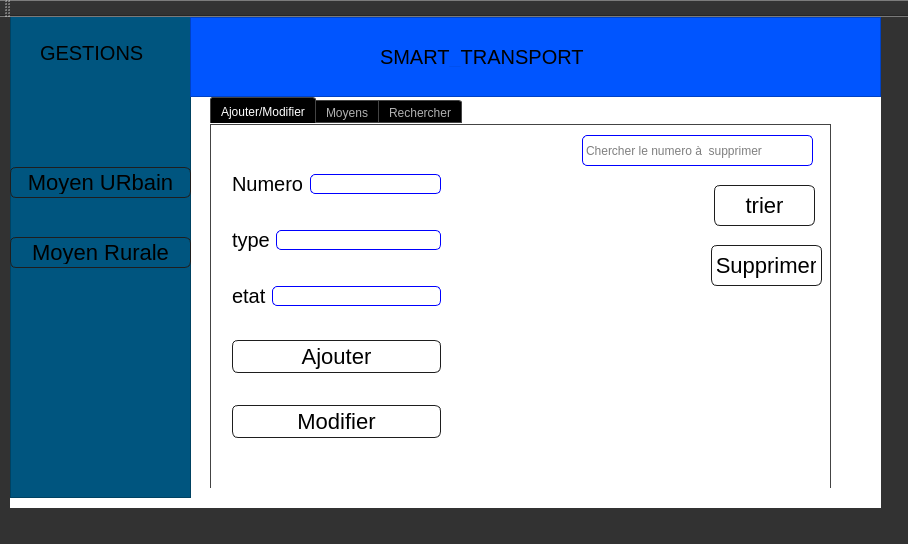
<?xml version="1.0" encoding="UTF-8"?>
<ui version="4.0">
 <class>moyenmain</class>
 <widget class="QMainWindow" name="moyenmain">
  <property name="geometry">
   <rect>
    <x>0</x>
    <y>0</y>
    <width>908</width>
    <height>544</height>
   </rect>
  </property>
  <property name="windowTitle">
   <string>MainWindow</string>
  </property>
  <property name="styleSheet">
   <string notr="true">#MainWindow
{
background-color:#131E3A;
}
QLabel
{
background-color:black;
font-size:20px
}
QPushButton:hover
{
color:white;
border-radius:15px;
background:#000080;
}







QToolTip
{
     border: 1px solid black;
     background-color: #ffa02f;
     padding: 1px;
     border-radius: 3px;
     opacity: 100;
}

QWidget
{
    color: black;
    background-color: #323232;
}

QWidget:item:hover
{
    background-color: QLinearGradient( x1: 0, y1: 0, x2: 0, y2: 1, stop: 0 #ffa02f, stop: 1 #ca0619);
    color: #000000;
}

QWidget:item:selected
{
    background-color: QLinearGradient( x1: 0, y1: 0, x2: 0, y2: 1, stop: 0 #ffa02f, stop: 1 #d7801a);
}

QMenuBar::item
{
    background: transparent;
}

QMenuBar::item:selected
{
    background: transparent;
    border: 1px solid #ffaa00;
}

QMenuBar::item:pressed
{
    background: #444;
    border: 1px solid #000;
    background-color: QLinearGradient(
        x1:0, y1:0,
        x2:0, y2:1,
        stop:1 #212121,
        stop:0.4 #343434/*,
        stop:0.2 #343434,
        stop:0.1 #ffaa00*/
    );
    margin-bottom:-1px;
    padding-bottom:1px;
}

QMenu
{
    border: 1px solid #000;
}

QMenu::item
{
    padding: 2px 20px 2px 20px;
}

QMenu::item:selected
{
    color: #000000;
}

QWidget:disabled
{
    color: #404040;
    background-color: #323232;
}

QAbstractItemView
{
    background-color: QLinearGradient( x1: 0, y1: 0, x2: 0, y2: 1, stop: 0 #4d4d4d, stop: 0.1 #646464, stop: 1 #5d5d5d);
}

QWidget:focus
{
    /*border: 2px solid QLinearGradient( x1: 0, y1: 0, x2: 0, y2: 1, stop: 0 #ffa02f, stop: 1 #d7801a);*/
}

QLineEdit
{
    background-color: QLinearGradient( x1: 0, y1: 0, x2: 0, y2: 1, stop: 0 #000080, stop: 0 #646464, stop: 1 #5d5d5d);
    padding: 1px;
    border-style: solid;
    border: 1px solid blue;
    border-radius: 5;
}

QPushButton
{
    color: black;
    background-color: QLinearGradient( x1: 0, y1: 0, x2: 0, y2: 1, stop: 0 #0000A0, stop: 0.1 #525252, stop: 0.5 #4e4e4e, stop: 0.9 #4a4a4a, stop: 1 #464646);
    border-width: 1px;
    border-color: #1e1e1e;
    border-style: solid;
    border-radius: 6;
    padding: 3px;
    font-size: 22px;
    padding-left: 5px;
    padding-right: 5px;
}

QPushButton:pressed
{
    background-color: QLinearGradient( x1: 0, y1: 0, x2: 0, y2: 1, stop: 0 #2d2d2d, stop: 0.1 #2b2b2b, stop: 0.5 #292929, stop: 0.9 #282828, stop: 1 #252525);
}

QComboBox
{
    selection-background-color: #ffaa00;
    background-color: QLinearGradient( x1: 0, y1: 0, x2: 0, y2: 1, stop: 0 #565656, stop: 0.1 #525252, stop: 0.5 #4e4e4e, stop: 0.9 #4a4a4a, stop: 1 #464646);
    border-style: solid;
    border: 1px solid #1e1e1e;
    border-radius: 5;
}

QComboBox:hover,QPushButton:hover
{
    border: 2px solid QLinearGradient( x1: 0, y1: 0, x2: 0, y2: 1, stop: 0 #ffa02f, stop: 1 #d7801a);
}


QComboBox:on
{
    padding-top: 3px;
    padding-left: 4px;
    background-color: QLinearGradient( x1: 0, y1: 0, x2: 0, y2: 1, stop: 0 #2d2d2d, stop: 0.1 #2b2b2b, stop: 0.5 #292929, stop: 0.9 #282828, stop: 1 #252525);
    selection-background-color: #ffaa00;
}

QComboBox QAbstractItemView
{
    border: 2px solid darkgray;
    selection-background-color: QLinearGradient( x1: 0, y1: 0, x2: 0, y2: 1, stop: 0 #ffa02f, stop: 1 #d7801a);
}

QComboBox::drop-down
{
     subcontrol-origin: padding;
     subcontrol-position: top right;
     width: 15px;

     border-left-width: 0px;
     border-left-color: darkgray;
     border-left-style: solid; /* just a single line */
     border-top-right-radius: 3px; /* same radius as the QComboBox */
     border-bottom-right-radius: 3px;
 }

QComboBox::down-arrow
{
     image: url(:/down_arrow.png);
}

QGroupBox:focus
{
border: 2px solid QLinearGradient( x1: 0, y1: 0, x2: 0, y2: 1, stop: 0 #ffa02f, stop: 1 #d7801a);
}

QTextEdit:focus
{
    border: 2px solid QLinearGradient( x1: 0, y1: 0, x2: 0, y2: 1, stop: 0 black, stop: 1 black);
}

QScrollBar:horizontal {
     border: 1px solid #222222;
     background: QLinearGradient( x1: 0, y1: 0, x2: 0, y2: 1, stop: 0.0 #121212, stop: 0.2 #282828, stop: 1 #484848);
     height: 30px;
     margin: 0px 16px 0 16px;
}

QScrollBar::handle:horizontal
{
      background: QLinearGradient( x1: 0, y1: 0, x2: 1, y2: 0, stop: 0 #ffa02f, stop: 0.5 #d7801a, stop: 1 #ffa02f);
      min-height: 20px;
      border-radius: 2px;
}

QScrollBar::add-line:horizontal {
      border: 1px solid #1b1b19;
      border-radius: 2px;
      background: QLinearGradient( x1: 0, y1: 0, x2: 1, y2: 0, stop: 0 #ffa02f, stop: 1 #d7801a);
      width: 20px;
      subcontrol-position: right;
      subcontrol-origin: margin;
}

QScrollBar::sub-line:horizontal {
      border: 1px solid #1b1b19;
      border-radius: 2px;
      background: QLinearGradient( x1: 0, y1: 0, x2: 1, y2: 0, stop: 0 #ffa02f, stop: 1 #d7801a);
      width: 20px;
     subcontrol-position: left;
     subcontrol-origin: margin;
}

QScrollBar::right-arrow:horizontal, QScrollBar::left-arrow:horizontal
{
      border: 1px solid black;
      width: 1px;
      height: 1px;
      background: white;
}

QScrollBar::add-page:horizontal, QScrollBar::sub-page:horizontal
{
      background: none;
}

QScrollBar:vertical
{
      background: QLinearGradient( x1: 0, y1: 0, x2: 1, y2: 0, stop: 0.0 #121212, stop: 0.2 #282828, stop: 1 #484848);
      width: 7px;
      margin: 16px 0 16px 0;
      border: 1px solid #222222;
}

QScrollBar::handle:vertical
{
      background: QLinearGradient( x1: 0, y1: 0, x2: 0, y2: 1, stop: 0 #ffa02f, stop: 0.5 #d7801a, stop: 1 #ffa02f);
      min-height: 20px;
      border-radius: 2px;
}

QScrollBar::add-line:vertical
{
      border: 1px solid #1b1b19;
      border-radius: 2px;
      background: QLinearGradient( x1: 0, y1: 0, x2: 0, y2: 1, stop: 0 #ffa02f, stop: 1 #d7801a);
      height: 14px;
      subcontrol-position: bottom;
      subcontrol-origin: margin;
}

QScrollBar::sub-line:vertical
{
      border: 1px solid #1b1b19;
      border-radius: 2px;
      background: QLinearGradient( x1: 0, y1: 0, x2: 0, y2: 1, stop: 0 #d7801a, stop: 1 #ffa02f);
      height: 14px;
      subcontrol-position: top;
      subcontrol-origin: margin;
}

QScrollBar::up-arrow:vertical, QScrollBar::down-arrow:vertical
{
      border: 1px solid black;
      width: 1px;
      height: 1px;
      background: white;
}


QScrollBar::add-page:vertical, QScrollBar::sub-page:vertical
{
      background: none;
}

QTextEdit
{
    color: black;
}

QPlainTextEdit
{
    background-color: #000080;
}

QHeaderView::section
{
    background-color: QLinearGradient(x1:0, y1:0, x2:0, y2:1, stop:0 #616161, stop: 0.5 #505050, stop: 0.6 #434343, stop:1 #656565);
    color: white;
    padding-left: 4px;
    border: 1px solid #6c6c6c;
font-size:20px;
}

QCheckBox:disabled
{
color: #414141;
}

QDockWidget::title
{
    text-align: center;
    spacing: 3px; /* spacing between items in the tool bar */
    background-color: QLinearGradient(x1:0, y1:0, x2:0, y2:1, stop:0 #323232, stop: 0.5 #242424, stop:1 #323232);
}

QDockWidget::close-button, QDockWidget::float-button
{
    text-align: center;
    spacing: 1px; /* spacing between items in the tool bar */
    background-color: QLinearGradient(x1:0, y1:0, x2:0, y2:1, stop:0 #323232, stop: 0.5 #242424, stop:1 #323232);
}

QDockWidget::close-button:hover, QDockWidget::float-button:hover
{
    background: #242424;
}

QDockWidget::close-button:pressed, QDockWidget::float-button:pressed
{
    padding: 1px -1px -1px 1px;
}

QMainWindow::separator
{
    background-color: QLinearGradient(x1:0, y1:0, x2:0, y2:1, stop:0 #161616, stop: 0.5 #151515, stop: 0.6 #212121, stop:1 #343434);
    color: white;
    padding-left: 4px;
    border: 1px solid #4c4c4c;
    spacing: 3px; /* spacing between items in the tool bar */
}

QMainWindow::separator:hover
{

    background-color: QLinearGradient(x1:0, y1:0, x2:0, y2:1, stop:0 #d7801a, stop:0.5 #b56c17 stop:1 #ffa02f);
    color: white;
    padding-left: 4px;
    border: 1px solid #6c6c6c;
    spacing: 3px; /* spacing between items in the tool bar */
}

QToolBar::handle
{
     spacing: 3px; /* spacing between items in the tool bar */
     background: url(:/images/handle.png);
}

QMenu::separator
{
    height: 2px;
    background-color: QLinearGradient(x1:0, y1:0, x2:0, y2:1, stop:0 #161616, stop: 0.5 #151515, stop: 0.6 #212121, stop:1 #343434);
    color: white;
    padding-left: 4px;
    margin-left: 10px;
    margin-right: 5px;
}

QProgressBar
{
    border: 2px solid grey;
    border-radius: 5px;
    text-align: center;
}

QProgressBar::chunk
{
    background-color: #d7801a;
    width: 2.15px;
    margin: 0.5px;
}



QRadioButton::indicator:checked, QRadioButton::indicator:unchecked{
    color: #b1b1b1;
    background-color: #323232;
    border: 1px solid #b1b1b1;
    border-radius: 6px;
}

QRadioButton::indicator:checked
{
    background-color: qradialgradient(
        cx: 0.5, cy: 0.5,
        fx: 0.5, fy: 0.5,
        radius: 1.0,
        stop: 0.25 #ffaa00,
        stop: 0.3 #323232
    );
}

QCheckBox::indicator{
    color: #b1b1b1;
    background-color: #323232;
    border: 1px solid #b1b1b1;
    width: 9px;
    height: 9px;
}

QRadioButton::indicator
{
    border-radius: 6px;
}

QRadioButton::indicator:hover, QCheckBox::indicator:hover
{
    border: 1px solid #ffaa00;
}

QCheckBox::indicator:checked
{
    image:url(:/images/checkbox.png);
}

QCheckBox::indicator:disabled, QRadioButton::indicator:disabled
{
    border: 1px solid #444;
}

QTabBar::tab {
    color: white;
    border: 1px solid #444;
    border-bottom-style: none;
    background-color: black;
    padding-left: 10px;
    padding-right: 10px;
    padding-top: 5px;
    padding-bottom: 2px;
    margin-right: -1px;
}

QTabWidget::pane {
    border: 1px solid #444;
    top: 1px;
}

QTabBar::tab:last
{
    margin-right: 0; /* the last selected tab has nothing to overlap with on the right */
    border-top-right-radius: 3px;
}

QTabBar::tab:first:!selected
{
 margin-left: 0px; /* the last selected tab has nothing to overlap with on the right */


    border-top-left-radius: 3px;
}

QTabBar::tab:!selected
{
    color: #b1b1b1;
    border-bottom-style: solid;
    margin-top: 3px;
    background-color: QLinearGradient(x1:0, y1:0, x2:0, y2:1, stop:1 #212121, stop:.4 #343434);
}

QTabBar::tab:selected
{
    border-top-left-radius: 3px;
    border-top-right-radius: 3px;
    margin-bottom: 0px;
}

QTabBar::tab:!selected:hover
{
    /*border-top: 2px solid #ffaa00;
    padding-bottom: 3px;*/
    border-top-left-radius: 3px;
    border-top-right-radius: 3px;
    background-color: QLinearGradient(x1:0, y1:0, x2:0, y2:1, stop:1 #212121, stop:0.4 #343434, stop:0.2 #343434, stop:0.1 #ffaa00);
}

</string>
  </property>
  <widget class="QWidget" name="centralWidget">
   <widget class="QStackedWidget" name="stackedWidget">
    <property name="geometry">
     <rect>
      <x>10</x>
      <y>0</y>
      <width>871</width>
      <height>491</height>
     </rect>
    </property>
    <property name="styleSheet">
     <string notr="true">

background-color: rgb(255, 255, 255);</string>
    </property>
    <property name="currentIndex">
     <number>0</number>
    </property>
    <widget class="QWidget" name="page">
     <widget class="QFrame" name="frame">
      <property name="geometry">
       <rect>
        <x>0</x>
        <y>-10</y>
        <width>181</width>
        <height>491</height>
       </rect>
      </property>
      <property name="styleSheet">
       <string notr="true">background-color: rgb(0, 85, 127);</string>
      </property>
      <property name="frameShape">
       <enum>QFrame::StyledPanel</enum>
      </property>
      <property name="frameShadow">
       <enum>QFrame::Raised</enum>
      </property>
      <widget class="QPushButton" name="moyens">
       <property name="geometry">
        <rect>
         <x>0</x>
         <y>160</y>
         <width>181</width>
         <height>31</height>
        </rect>
       </property>
       <property name="text">
        <string>Moyen URbain</string>
       </property>
      </widget>
      <widget class="QPushButton" name="reservations">
       <property name="geometry">
        <rect>
         <x>0</x>
         <y>230</y>
         <width>181</width>
         <height>31</height>
        </rect>
       </property>
       <property name="text">
        <string>Moyen Rurale</string>
       </property>
      </widget>
      <widget class="QLabel" name="label">
       <property name="geometry">
        <rect>
         <x>30</x>
         <y>30</y>
         <width>121</width>
         <height>31</height>
        </rect>
       </property>
       <property name="text">
        <string>GESTIONS</string>
       </property>
      </widget>
     </widget>
     <widget class="QFrame" name="frame_2">
      <property name="geometry">
       <rect>
        <x>180</x>
        <y>0</y>
        <width>691</width>
        <height>80</height>
       </rect>
      </property>
      <property name="styleSheet">
       <string notr="true">background-color: rgb(0, 85, 255);</string>
      </property>
      <property name="frameShape">
       <enum>QFrame::StyledPanel</enum>
      </property>
      <property name="frameShadow">
       <enum>QFrame::Raised</enum>
      </property>
      <widget class="QLabel" name="label_2">
       <property name="geometry">
        <rect>
         <x>190</x>
         <y>30</y>
         <width>241</width>
         <height>20</height>
        </rect>
       </property>
       <property name="text">
        <string>SMART_TRANSPORT</string>
       </property>
      </widget>
     </widget>
     <widget class="QStackedWidget" name="stackedWidget_2">
      <property name="geometry">
       <rect>
        <x>200</x>
        <y>80</y>
        <width>651</width>
        <height>391</height>
       </rect>
      </property>
      <property name="styleSheet">
       <string notr="true">QPushButton:hover
{
color:white;
border-radius:15px;
background:#000080;
}</string>
      </property>
      <property name="currentIndex">
       <number>3</number>
      </property>
      <widget class="QWidget" name="page_3"/>
      <widget class="QWidget" name="page_4"/>
      <widget class="QWidget" name="page_5">
       <widget class="QTabWidget" name="moyen1">
        <property name="geometry">
         <rect>
          <x>10</x>
          <y>0</y>
          <width>621</width>
          <height>391</height>
         </rect>
        </property>
        <property name="currentIndex">
         <number>2</number>
        </property>
        <widget class="QWidget" name="tab_12">
         <attribute name="title">
          <string>Ajouter/Modifier</string>
         </attribute>
         <widget class="QLineEdit" name="lineEdit_numeroM2">
          <property name="geometry">
           <rect>
            <x>371</x>
            <y>10</y>
            <width>231</width>
            <height>31</height>
           </rect>
          </property>
          <property name="text">
           <string/>
          </property>
          <property name="placeholderText">
           <string>Chercher le numero à  supprimer</string>
          </property>
         </widget>
         <widget class="QPushButton" name="trier1">
          <property name="geometry">
           <rect>
            <x>503</x>
            <y>60</y>
            <width>101</width>
            <height>41</height>
           </rect>
          </property>
          <property name="text">
           <string>trier</string>
          </property>
         </widget>
         <widget class="QPushButton" name="supprimer1">
          <property name="geometry">
           <rect>
            <x>500</x>
            <y>120</y>
            <width>111</width>
            <height>41</height>
           </rect>
          </property>
          <property name="text">
           <string>Supprimer</string>
          </property>
         </widget>
         <widget class="QWidget" name="layoutWidget_2">
          <property name="geometry">
           <rect>
            <x>20</x>
            <y>10</y>
            <width>231</width>
            <height>343</height>
           </rect>
          </property>
          <layout class="QVBoxLayout" name="verticalLayout_12">
           <item>
            <layout class="QHBoxLayout" name="horizontalLayout_49">
             <item>
              <widget class="QLabel" name="label_50">
               <property name="text">
                <string>Numero</string>
               </property>
              </widget>
             </item>
             <item>
              <widget class="QLineEdit" name="lineEdit_numeroM"/>
             </item>
            </layout>
           </item>
           <item>
            <layout class="QHBoxLayout" name="horizontalLayout_50">
             <item>
              <widget class="QLabel" name="label_51">
               <property name="text">
                <string>type</string>
               </property>
              </widget>
             </item>
             <item>
              <widget class="QLineEdit" name="lineEdit_typeM"/>
             </item>
            </layout>
           </item>
           <item>
            <layout class="QHBoxLayout" name="horizontalLayout_51">
             <item>
              <widget class="QLabel" name="label_52">
               <property name="text">
                <string>etat</string>
               </property>
              </widget>
             </item>
             <item>
              <widget class="QLineEdit" name="lineEdit_etatM"/>
             </item>
            </layout>
           </item>
           <item>
            <widget class="QPushButton" name="ajouter1">
             <property name="text">
              <string>Ajouter</string>
             </property>
            </widget>
           </item>
           <item>
            <widget class="QPushButton" name="modifier1">
             <property name="text">
              <string>Modifier</string>
             </property>
            </widget>
           </item>
          </layout>
         </widget>
        </widget>
        <widget class="QWidget" name="tab_11">
         <attribute name="title">
          <string>Moyens</string>
         </attribute>
         <widget class="QTableView" name="typemoyen1">
          <property name="geometry">
           <rect>
            <x>10</x>
            <y>10</y>
            <width>601</width>
            <height>351</height>
           </rect>
          </property>
         </widget>
        </widget>
        <widget class="QWidget" name="tab_15">
         <attribute name="title">
          <string>Rechercher</string>
         </attribute>
         <widget class="QLineEdit" name="chermoyen">
          <property name="geometry">
           <rect>
            <x>60</x>
            <y>10</y>
            <width>501</width>
            <height>31</height>
           </rect>
          </property>
          <property name="text">
           <string/>
          </property>
          <property name="placeholderText">
           <string>Entrer le numero à rechercher</string>
          </property>
         </widget>
         <widget class="QTableView" name="chermoyen_2">
          <property name="geometry">
           <rect>
            <x>10</x>
            <y>60</y>
            <width>601</width>
            <height>301</height>
           </rect>
          </property>
         </widget>
        </widget>
       </widget>
      </widget>
      <widget class="QWidget" name="page_11">
       <widget class="QTabWidget" name="moyen2">
        <property name="geometry">
         <rect>
          <x>0</x>
          <y>0</y>
          <width>621</width>
          <height>401</height>
         </rect>
        </property>
        <property name="currentIndex">
         <number>0</number>
        </property>
        <widget class="QWidget" name="tab_19">
         <attribute name="title">
          <string>Ajouter/Modifier</string>
         </attribute>
         <widget class="QLineEdit" name="lineEdit_numeroM12">
          <property name="geometry">
           <rect>
            <x>371</x>
            <y>10</y>
            <width>231</width>
            <height>31</height>
           </rect>
          </property>
          <property name="text">
           <string/>
          </property>
          <property name="placeholderText">
           <string>Chercher le numero à  supprimer</string>
          </property>
         </widget>
         <widget class="QPushButton" name="trier2">
          <property name="geometry">
           <rect>
            <x>503</x>
            <y>60</y>
            <width>101</width>
            <height>41</height>
           </rect>
          </property>
          <property name="text">
           <string>trier</string>
          </property>
         </widget>
         <widget class="QPushButton" name="supprimer2">
          <property name="geometry">
           <rect>
            <x>500</x>
            <y>120</y>
            <width>111</width>
            <height>41</height>
           </rect>
          </property>
          <property name="text">
           <string>Supprimer</string>
          </property>
         </widget>
         <widget class="QWidget" name="layoutWidget_8">
          <property name="geometry">
           <rect>
            <x>10</x>
            <y>10</y>
            <width>231</width>
            <height>343</height>
           </rect>
          </property>
          <layout class="QVBoxLayout" name="verticalLayout_13">
           <item>
            <layout class="QHBoxLayout" name="horizontalLayout_52">
             <item>
              <widget class="QLabel" name="label_53">
               <property name="text">
                <string>Numero</string>
               </property>
              </widget>
             </item>
             <item>
              <widget class="QLineEdit" name="lineEdit_numeroM1"/>
             </item>
            </layout>
           </item>
           <item>
            <layout class="QHBoxLayout" name="horizontalLayout_53">
             <item>
              <widget class="QLabel" name="label_54">
               <property name="text">
                <string>type</string>
               </property>
              </widget>
             </item>
             <item>
              <widget class="QLineEdit" name="lineEdit_typeM1"/>
             </item>
            </layout>
           </item>
           <item>
            <layout class="QHBoxLayout" name="horizontalLayout_54">
             <item>
              <widget class="QLabel" name="label_55">
               <property name="text">
                <string>etat</string>
               </property>
              </widget>
             </item>
             <item>
              <widget class="QLineEdit" name="lineEdit_etatM1"/>
             </item>
            </layout>
           </item>
           <item>
            <widget class="QPushButton" name="ajouter2">
             <property name="text">
              <string>Ajouter</string>
             </property>
            </widget>
           </item>
           <item>
            <widget class="QPushButton" name="modifier2">
             <property name="text">
              <string>Modifier</string>
             </property>
            </widget>
           </item>
          </layout>
         </widget>
        </widget>
        <widget class="QWidget" name="tab_23">
         <attribute name="title">
          <string>Moyens</string>
         </attribute>
         <widget class="QTableView" name="typemoyen2">
          <property name="geometry">
           <rect>
            <x>10</x>
            <y>10</y>
            <width>601</width>
            <height>351</height>
           </rect>
          </property>
         </widget>
        </widget>
        <widget class="QWidget" name="tab_24">
         <attribute name="title">
          <string>Rechercher</string>
         </attribute>
         <widget class="QLineEdit" name="chermoyen_5">
          <property name="geometry">
           <rect>
            <x>60</x>
            <y>10</y>
            <width>501</width>
            <height>31</height>
           </rect>
          </property>
          <property name="text">
           <string/>
          </property>
          <property name="placeholderText">
           <string>Entrer le numero à rechercher</string>
          </property>
         </widget>
         <widget class="QTableView" name="chermoyen_6">
          <property name="geometry">
           <rect>
            <x>10</x>
            <y>50</y>
            <width>601</width>
            <height>311</height>
           </rect>
          </property>
         </widget>
        </widget>
       </widget>
      </widget>
      <widget class="QWidget" name="page_6"/>
      <widget class="QWidget" name="page_7"/>
      <widget class="QWidget" name="page_8"/>
      <widget class="QWidget" name="page_9"/>
      <widget class="QWidget" name="page_10"/>
     </widget>
     <zorder>stackedWidget_2</zorder>
     <zorder>frame</zorder>
     <zorder>frame_2</zorder>
    </widget>
    <widget class="QWidget" name="page_2"/>
   </widget>
  </widget>
  <widget class="QMenuBar" name="menuBar">
   <property name="geometry">
    <rect>
     <x>0</x>
     <y>0</y>
     <width>908</width>
     <height>21</height>
    </rect>
   </property>
  </widget>
  <widget class="QToolBar" name="mainToolBar">
   <attribute name="toolBarArea">
    <enum>TopToolBarArea</enum>
   </attribute>
   <attribute name="toolBarBreak">
    <bool>false</bool>
   </attribute>
  </widget>
  <widget class="QStatusBar" name="statusBar"/>
 </widget>
 <layoutdefault spacing="6" margin="11"/>
 <resources/>
 <connections/>
</ui>
